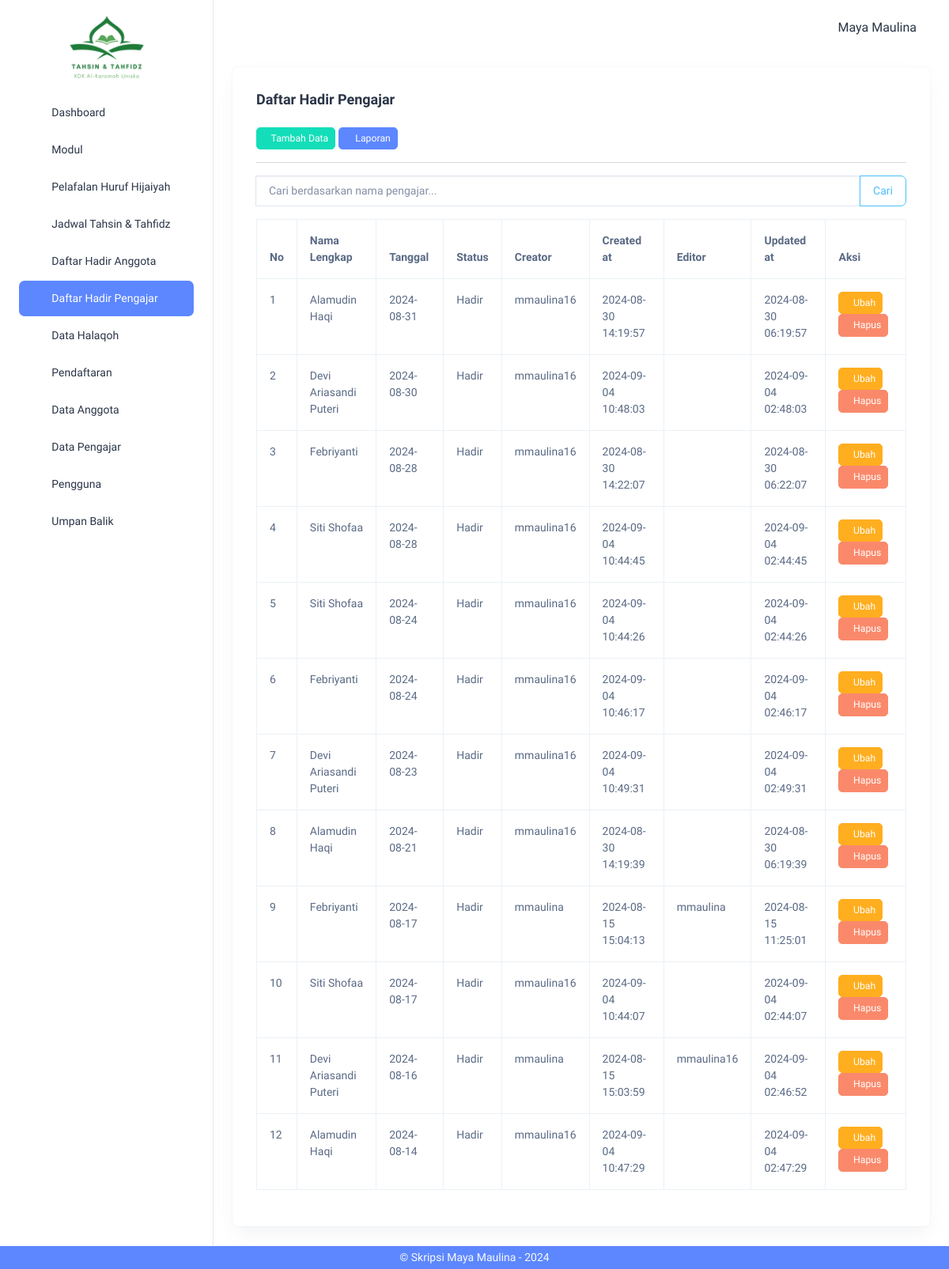
The app's page /index.php?page=dhpengajar_read (signed in) with its own data.
### tables this page shows
CREATE TABLE `daftarhadir_pengajar` (
  `id_dhpengajar` int(11) NOT NULL,
  `nama_pengajar` varchar(150) NOT NULL,
  `tanggal` date NOT NULL,
  `status_hadir` enum('Hadir','Izin','Sakit','Tanpa Keterangan') NOT NULL,
  `creator` varchar(50) NOT NULL,
  `created_at` datetime NOT NULL DEFAULT current_timestamp(),
  `editor` varchar(50) NOT NULL,
  `updated_at` timestamp NOT NULL DEFAULT current_timestamp()
);

### daftar_hadir/pengajar/dhpengajar_read.php (the view, shortened to what this page needs)
<div class="container-fluid">
    <div class="card">
        <div class="card-body">
            <h5 class="card-title fw-semibold mb-4">Daftar Hadir Pengajar</h5>
            <a href="?page=dhpengajar_add" class="btn btn-success btn-sm"><i class="ti ti-plus"></i>Tambah Data</a>
            <a href="?page=dhpengajar_report" class="btn btn-primary btn-sm"><i class="ti ti-report"></i> Laporan</a>
            <hr>
            <form method="GET" action="index.php">
                <div class="input-group mb-3">
                    <input type="text" name="search" class="form-control" placeholder="Cari berdasarkan nama pengajar..." value="<?= isset($_GET['search']) ? htmlspecialchars($_GET['search']) : '' ?>">
                    <button class="btn btn-outline-secondary" type="submit">Cari</button>
                </div>
            </form>
            <table class="table table-hover table-bordered">
                <thead>
                    <tr>
                        <th>No</th>
                        <th>Nama Lengkap</th>
                        <th>Tanggal</th>
                        <th>Status</th>
                        <th>Creator</th>
                        <th>Created at</th>
                        <th>Editor</th>
                        <th>Updated at</th>
                        <th>Aksi</th>
                    </tr>
                </thead>
                <tbody>
                    <?php
                    $no = 1;
                    $query = "SELECT * FROM daftarhadir_pengajar WHERE 1=1";
                    $query .= " ORDER BY tanggal DESC";
                    $data = mysqli_query($koneksi, $query);
                    while ($row = mysqli_fetch_array($data)) {
                    ?>
                        <tr>
                            <td><?= $no++ ?></td>
                            <td><?= $row['nama_pengajar'] ?></td>
                            <td><?= $row['tanggal'] ?></td>
                            <td><?= $row['status_hadir'] ?></td>
                            <td><?= $row['creator'] ?></td>
                            <td><?= $row['created_at'] ?></td>
                            <td><?= $row['editor'] ?></td>
                            <td><?= $row['updated_at'] ?></td>
                            <td>
                                <a href="?page=dhpengajar_edit&id_dhpengajar=<?= $row[0] ?>" class="btn btn-warning btn-sm"><i class="ti ti-edit"></i>Ubah</a>
                                <a href="?page=dhpengajar_delete&id_dhpengajar=<?= $row[0] ?>" class="btn btn-danger btn-sm" onclick="return confirm('Yakin ingin menghapus data ini?')"><i class="ti ti-trash"></i>Hapus</a>
                            </td>
                        </tr>
                    <?php } ?>
                </tbody>
            </table>
        </div>
    </div>
</div>

### template/sidebar.php (style rules this page uses)
a { text-decoration: none; color: #2a3547; }

### records on screen
daftarhadir_pengajar: nama_pengajar "Alamudin Haqi", tanggal "2024-08-31", status_hadir "Hadir", creator "mmaulina16", created_at "2024-08-30 14:19:57", updated_at "2024-08-30 06:19:57"
daftarhadir_pengajar: nama_pengajar "Devi Ariasandi Puteri", tanggal "2024-08-30", status_hadir "Hadir", creator "mmaulina16", created_at "2024-09-04 10:48:03", updated_at "2024-09-04 02:48:03"
daftarhadir_pengajar: nama_pengajar "Febriyanti", tanggal "2024-08-28", status_hadir "Hadir", creator "mmaulina16", created_at "2024-08-30 14:22:07", updated_at "2024-08-30 06:22:07"
daftarhadir_pengajar: nama_pengajar "Siti Shofaa", tanggal "2024-08-28", status_hadir "Hadir", creator "mmaulina16", created_at "2024-09-04 10:44:45", updated_at "2024-09-04 02:44:45"
daftarhadir_pengajar: nama_pengajar "Siti Shofaa", tanggal "2024-08-24", status_hadir "Hadir", creator "mmaulina16", created_at "2024-09-04 10:44:26", updated_at "2024-09-04 02:44:26"
daftarhadir_pengajar: nama_pengajar "Febriyanti", tanggal "2024-08-24", status_hadir "Hadir", creator "mmaulina16", created_at "2024-09-04 10:46:17", updated_at "2024-09-04 02:46:17"
daftarhadir_pengajar: nama_pengajar "Devi Ariasandi Puteri", tanggal "2024-08-23", status_hadir "Hadir", creator "mmaulina16", created_at "2024-09-04 10:49:31", updated_at "2024-09-04 02:49:31"
daftarhadir_pengajar: nama_pengajar "Alamudin Haqi", tanggal "2024-08-21", status_hadir "Hadir", creator "mmaulina16", created_at "2024-08-30 14:19:39", updated_at "2024-08-30 06:19:39"
daftarhadir_pengajar: nama_pengajar "Febriyanti", tanggal "2024-08-17", status_hadir "Hadir", creator "mmaulina", created_at "2024-08-15 15:04:13", editor "mmaulina", updated_at "2024-08-15 11:25:01"
daftarhadir_pengajar: nama_pengajar "Siti Shofaa", tanggal "2024-08-17", status_hadir "Hadir", creator "mmaulina16", created_at "2024-09-04 10:44:07", updated_at "2024-09-04 02:44:07"
daftarhadir_pengajar: nama_pengajar "Devi Ariasandi Puteri", tanggal "2024-08-16", status_hadir "Hadir", creator "mmaulina", created_at "2024-08-15 15:03:59", editor "mmaulina16", updated_at "2024-09-04 02:46:52"
daftarhadir_pengajar: nama_pengajar "Alamudin Haqi", tanggal "2024-08-14", status_hadir "Hadir", creator "mmaulina16", created_at "2024-09-04 10:47:29", updated_at "2024-09-04 02:47:29"

### other values on screen
$_SESSION['nama'] "Maya Maulina"
